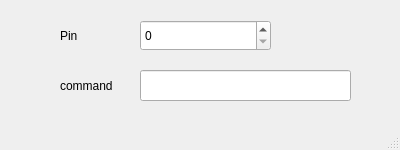
<?xml version="1.0" encoding="UTF-8"?>
<ui version="4.0">
 <class>MainWindow</class>
 <widget class="QMainWindow" name="MainWindow">
  <property name="geometry">
   <rect>
    <x>0</x>
    <y>0</y>
    <width>400</width>
    <height>150</height>
   </rect>
  </property>
  <property name="windowTitle">
   <string>MainWindow</string>
  </property>
  <widget class="QWidget" name="centralwidget">
   <widget class="QLabel" name="pin_label">
    <property name="geometry">
     <rect>
      <x>60</x>
      <y>20</y>
      <width>71</width>
      <height>31</height>
     </rect>
    </property>
    <property name="text">
     <string>Pin</string>
    </property>
   </widget>
   <widget class="QLabel" name="command_label">
    <property name="geometry">
     <rect>
      <x>60</x>
      <y>70</y>
      <width>71</width>
      <height>31</height>
     </rect>
    </property>
    <property name="text">
     <string>command</string>
    </property>
   </widget>
   <widget class="QSpinBox" name="pin_entry">
    <property name="geometry">
     <rect>
      <x>140</x>
      <y>20</y>
      <width>131</width>
      <height>31</height>
     </rect>
    </property>
   </widget>
   <widget class="QLineEdit" name="command_entry">
    <property name="geometry">
     <rect>
      <x>140</x>
      <y>70</y>
      <width>211</width>
      <height>31</height>
     </rect>
    </property>
   </widget>
  </widget>
  <widget class="QMenuBar" name="menubar">
   <property name="geometry">
    <rect>
     <x>0</x>
     <y>0</y>
     <width>400</width>
     <height>24</height>
    </rect>
   </property>
  </widget>
  <widget class="QStatusBar" name="statusbar"/>
 </widget>
 <resources>
  <include location="main.qrc"/>
 </resources>
 <connections/>
</ui>
